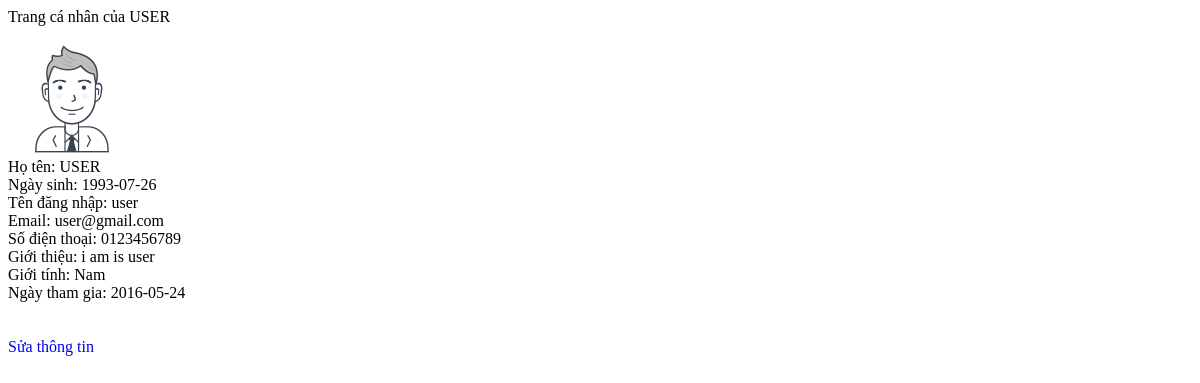
Page /profile.php?username=user (signed in) on the earlier database version.
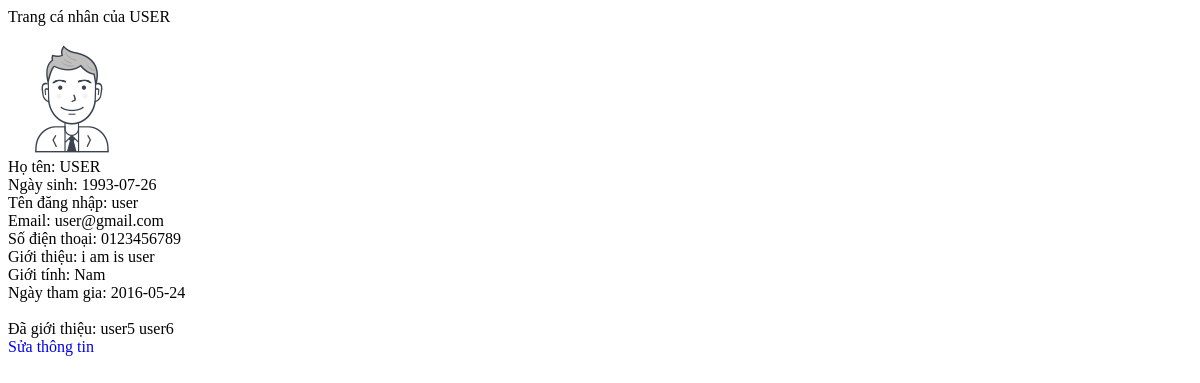
Same page on the later database version.
### tables this page shows
CREATE TABLE IF NOT EXISTS `profile` (
`id` int(10) unsigned NOT NULL,
  `fullname` varchar(50) NOT NULL,
  `username` varchar(30) NOT NULL,
  `email` varchar(30) NOT NULL,
  `phone` varchar(30) NOT NULL,
  `avatar` varchar(50) DEFAULT NULL,
  `description` varchar(300) DEFAULT NULL,
  `birthday` date DEFAULT NULL,
  `sex` int(10) DEFAULT NULL,
  `password` varchar(32) NOT NULL,
  `introducer` varchar(30) DEFAULT NULL,
  `joindate` date NOT NULL,
  `level` int(10) unsigned NOT NULL
);

### profile.php (the view, shortened to what this page needs)
<!DOCTYPE html>
<html>
<head>
</head>
<body>
<?php
	if(isset($_GET['username'])) {
		$userName = $_GET['username'];
		$sql= "select * from profile where username ='".$userName."'";
		$query = mysql_query($sql);
		if(mysql_num_rows($query) > 0) {
			$row = mysql_fetch_assoc($query);
			if(isset($_SESSION['username'])) {
				echo "Trang cá nhân của ".$row['fullname']."<br>";
				echo "<img src='".$row['avatar']."'"."<br><br>";
				echo "Họ tên: ".$row['fullname']."<br>";
				if($row['birthday'] != NULL) {
					echo "Ngày sinh: ".$row['birthday']."<br>";
				}
				echo "Tên đăng nhập: ".$row['username']."<br>";
				echo "Email: ".$row['email']."<br>";
				echo "Số điện thoại: ".$row['phone']."<br>";
				if($row['description'] != NULL) {
					echo "Giới thiệu: ".$row['description']."<br>";
				}
				if($row['sex'] != NULL) {
					if($row['sex'] == 1)
						echo "Giới tính: Nam<br>";
					else
						echo "Giới tính: Nữ<br>";
				}
				echo "Ngày tham gia: ".$row['joindate']."<br><br>";
				$sql= "select * from profile where introducer ='".$userName."'";
				$query = mysql_query($sql);
				if(mysql_num_rows($query) > 0) {
					echo "Đã giới thiệu: ";
					while ($row = mysql_fetch_assoc($query)) {
						echo $row['username']." ";
					}
				}
				echo "<br>";
			} else {
				echo "Trang cá nhân của ".$row['fullname']."<br>";
				echo "<img src='".$row['avatar']."'"."<br><br>";
				echo "Họ tên: ".$row['fullname']."<br>";
				echo "Đăng nhập để xem đầy đủ<br>";
				echo "<a href='/login.php'>Đăng nhập</a>";
			}
		} else {
			header("location: index.php");
		}
	} else {
		header("location: index.php");
	}
	if(isset($_SESSION['username']) && isset($_SESSION['level'])) {
		if($_SESSION['level'] == 1) {
			if($row['level'] == 0) {
				echo "<a href='/edit.php?username=".$row['username']."'>Sửa thông tin</a>";
			}
		}
	}
?>
</body>
</html>

Differences in the rows shown:
added profile: username "user5"
added profile: username "user6"
Other differences:
text now shown: "Đã giới thiệu:"
